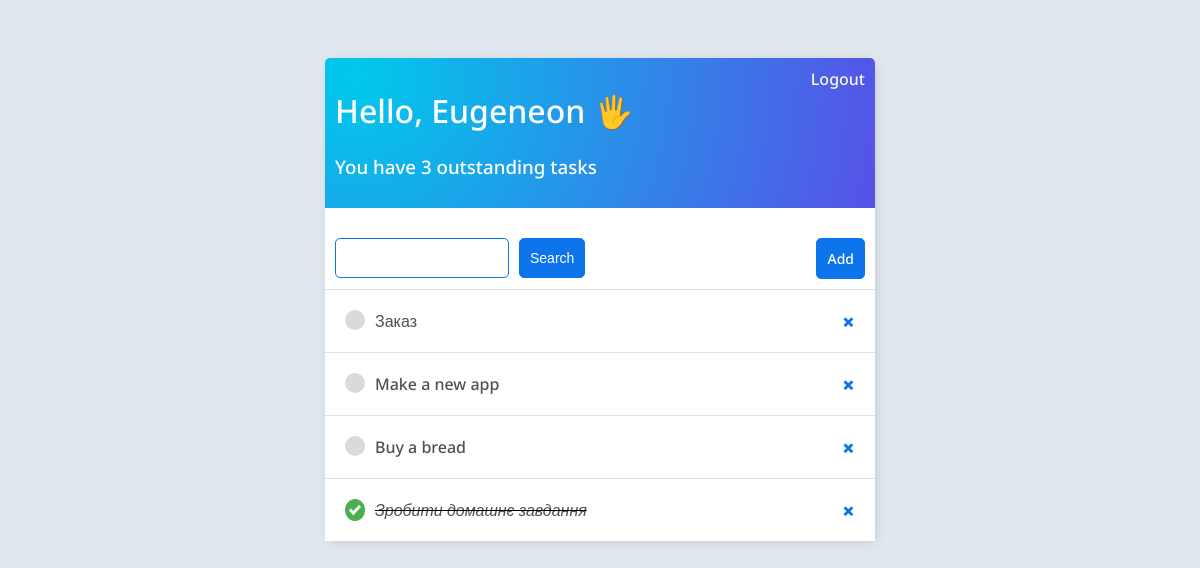
The app's page / (signed in) with its own data.
### checklist/models.py (models this page shows)
class SetTask(models.Model):
    user = models.ForeignKey(User, on_delete=models.SET_NULL, null=True, blank=True)
    title = models.CharField(max_length=200)
    description = models.TextField(null=True, blank=True)
    time = models.DateTimeField(auto_now_add=True)
    complete = models.BooleanField(default=False)
    def __str__(self):
        return self.title
    class Meta:
        ordering = ['complete', '-complete']

### checklist/views.py (the view)
# urls.py: path('', views.index, name='home'),
def index(request):
    if request.user.is_authenticated:
        incomplete_count = get_incomplete_count(request.user)
        return task_list(request)
    else:
        return redirect('login')

### checklist/forms.py
class TaskSearcher(forms.ModelForm):
    search_area = models.CharField(max_length=200)
    class Meta:
        model = SetTask
        fields = '__all__'

### checklist/views.py (called while the page is built)
def get_incomplete_count(user):
    return SetTask.objects.filter(user=user, complete=False).count()

def task_list(request):
    incomplete_count = get_incomplete_count(request.user)
    search_input = request.GET.get('search-area', '').lower()
    tasks = get_filtered_tasks(request.user, search_input)
    search = TaskSearcher()
    context = {'tasks': tasks, 'search': search, 'search_input': search_input, 'incomplete_count': incomplete_count}
    return render(request, 'checklist/task_list.html', context=context)

def get_filtered_tasks(user, search_input):
    return SetTask.objects.filter(user=user, title__icontains=search_input)

### checklist/templates/checklist/task_list.html
{% extends 'checklist/base.html' %}
{% load static %}
{% block content %}
<div class="header-bar">
    <div>
        <h1>Hello, {{request.user|title}} 🖐</h1>
        <h3>You have {{ incomplete_count }} outstanding tasks</h3>
    </div>
    <a href="{% url 'login' %}">Logout</a>
</div>
<div id="search-add-wrapper">
    <form method="GET" style="margin-top: 20px; display: flex;">
        <input type="text" name="search-area" value="{{search_input}}">
        <input class="button" type="submit" value="Search">
    </form>
    <form method="GET" style="margin-top: 20px; display: flex;">
        <a href="{% url 'task-create' %}" class="button">Add</a>
    </form>
</div>
<div class="task-items-wrapper">
    {% for task in tasks %}
        <div class="task-wrapper">
            {% if task.complete %}
                <div class="task-title">
                    <img src="{% static 'checklist/img/accept.png' %}">
                    <i><s><a href="{% url 'task-update' task.id %}">{{task}}</a></s></i>
                </div>
                <a class="delete-link" href="{% url 'task-delete' task.id %}">&#215;</a>
            {% else %}
                <div class="task-title">
                    <div class="task-incomplete-icon"></div>
                    <a href="{% url 'task-update' task.id %}">{{task}}</a>
                </div>
                <a class="delete-link" href="{% url 'task-delete' task.id %}">&#215;</a>
            {% endif %}
        </div>
    {% empty %}
        <div class="task-wrapper">
            <h3>No tasks in the list 🤷</h3>
        </div>
    {% endfor %}
</div>
{% endblock content %}

### static/checklist/css/style.css (style rules this page uses)
body { background-color: #e0e7ef; font-family: 'Noto Sans', sans-serif; font-weight: 300; padding-top: 50px; }
h1, h2, h3, h4, h5, h6 { font-family: 'Noto Sans', sans-serif; font-weight: 500; }
a, p { text-decoration: none; color: #4b5156; font-family: 'Noto Sans', sans-serif; font-weight: 500; }
img { width: 20px; }
.header-bar { display: flex; justify-content: space-between; color: #fff; padding: 10px; border-radius: 5px 5px 0 0; background: radial-gradient(997px at 5.8% 11.8%, rgb(0, 201, 235) 0%, rgb(145, 0, 228) 90%); }
.header-bar a { color: rgb(247, 247, 247); text-decoration: none; }
.task-wrapper { display:flex; align-items: center; justify-content: space-between; padding: 20px; background-color: #fff; border-top: 1px solid rgb(226, 226, 226); }
.task-title { display: flex; }
.task-title a { text-decoration: none; color: #4b5156; margin-left: 10px; }
.task-incomplete-icon { height: 20px; width: 20px; background-color: rgb(218, 218, 218); border-radius: 50%; }
.delete-link { text-decoration: none; font-weight: 900; color: #0d75ec; font-size: 22px; line-height: 0; }
#search-add-wrapper { display: flex; justify-content: space-between; align-items: center; padding: 10px; }
input[type=text], input[type=password], textarea { border: 1px solid #0d75ec; border-radius: 5px; padding: 10px; width: 90%; margin-right: 10px; font-family: 'Noto Sans', sans-serif; }
.button { border: 1px solid #0d75ec; background-color: #0d75ec; color: #ffffff; padding: 10px; font-size: 14px; border-radius: 5px; cursor: pointer; text-decoration: none; }

### records on screen
SetTask: title "Заказ"
SetTask: title "Make a new app"
SetTask: title "Buy a bread"
SetTask: complete True (drawn), title "Зробити домашнє завдання"

### other values on screen
{{ request.user|title }} "Eugeneon"
{{ incomplete_count }} "3"
